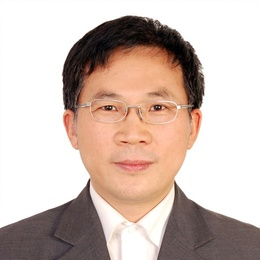
%> input picture DataProc/temp/songxm1.jpg, 260 x 260 px, shrunk from 591 x 591 before the run
$ octave --eval "result = imgproc;"   (GNU Octave 9; MATLAB toolbox functions it lacks are replaced by stand-ins)
%> lines starting %> are read from the running program, lines starting %| are printed output that depends on the picture
function y = imgproc
img1=imread('songxm1.jpg');
%> img1 is the input picture: size 260x260x3 uint8; mean R, G, B 205.8, 187.9, 179.4
img1=rgb2gray(img1);
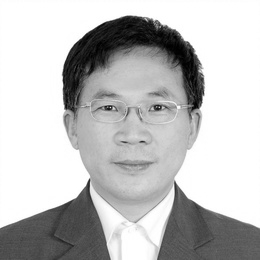
%> img1: size 260x260 uint8; min 0, max 255, mean 192.3
img2=imread('songxm1.jpg');
img2=rgb2gray(img2);
g=normxcorr2(img1,img2);
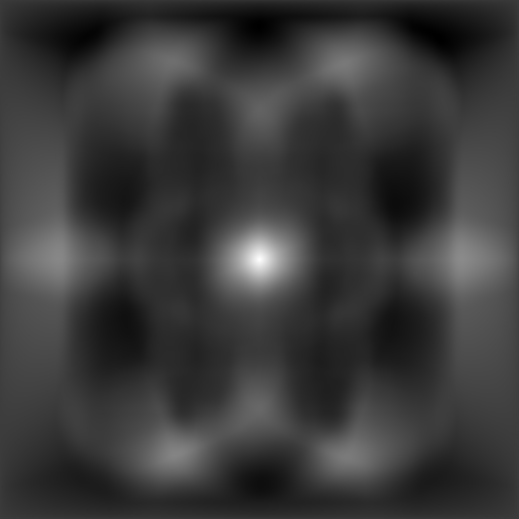
%> g: size 519x519 double; min -0.312, max 1, mean -0.0108; drawn with min black and max white


return
isCCD=1;
if isCCD
    load('img_data');
% [5 lines of commented-out code are left out]
else
    img=imread('songxm.jpg');
    img=rgb2gray(img);
end

%% img is grayscale
imshow(img,[])
pause(1)
hold on

imgSum=sum(img,1);
[s1,idx1]=min(diff(imgSum));
[s2,idx2]=max(diff(imgSum));


myY=get(gca,'ylim');
line([idx1,idx1],myY,'Color','r')
line([idx2,idx2],myY)

img(:,idx1:idx2)=0;
imshow(img,[])
pause(1)

isOTSU=1;
if isOTSU
    thresh=multithresh(img,2);
%     img=imquantize(img,thresh);
end


% top threshold

idx=img>thresh(2);
img(:,:)=0;
img(idx)=1;

contour(img)
imshow(img,[])
pause(1)
% median filter
img = medfilt2(img);


imshow(img,[])
pause(1)
img=bwareaopen(img,50);
imshow(img,[])
pause(1)


img=bwmorph(img,'clean');
imshow(img,[])
pause(1)

img=bwmorph(img,'fill');
imshow(img,[])
pause(1)


%
% img=imclearborder(img);
% imshow(img,[])
% pause(1)

%% morphology
isMorphology=1;

% se=offsetstrel('ball',5,6);
se=strel('disk',5);


for i=1:1

if isMorphology
    imgOPEN=imopen(img,se);
    imgCLOSE=imclose(img,se);

    img=(imgOPEN+imgCLOSE)/2;
end
imshow(img,[])
drawnow
pause(0.1)

end


% [10 lines of commented-out code are left out]

C = contourc(double(img),[1 1]); %limiter contour
m=C(2,1);

C(:,1)=[];

x = C(1,1:m);
y = C(2,1:m);

% [6 lines of commented-out code are left out]
[minY,idx]=min(y);

x=circshift(x,idx,2);

y=circshift(y,idx,2);


%%
windowWidth = 31;
polynomialOrder = 2;
overlap=20;
x(end+1:end+overlap)=x(1:overlap);
y(end+1:end+overlap)=y(1:overlap);
x1 = sgolayfilt(x, polynomialOrder, windowWidth); % Curvefit of the discrete points in Img
y1 = sgolayfilt(y, polynomialOrder, windowWidth);

% x2=smooth(x,windowWidth,'sgolay');
% y2=smooth(y,windowWidth,'sgolay');
% x3=smooth(x,windowWidth,'lowess');
% y3=smooth(y,windowWidth,'lowess');
% x4=smooth(x,windowWidth,'rlowess');
% y4=smooth(y,windowWidth,'rlowess');
% x5=smooth(x,windowWidth,'rloess');
% y5=smooth(y,windowWidth,'rloess');
%
%
%
% figure;hold on;plot(x1,'.r');plot(x2,'.b');plot(x3,'.m');plot(x4,'.g');plot(x5,'.c')
% figure;hold on;plot(y1,'.r');plot(y2,'.b');plot(y3,'.m');plot(y4,'.g');plot(y5,'.c')
%
%
% figure;hold on;plot(y,'.r');plot(y1,'.b');plot(y2,'.b')

boundx=x1(1+overlap/2:end-overlap/2);
boundy=y1(1+overlap/2:end-overlap/2);
hold on
plot(boundx,boundy,'.r')


return

for i=1:100
img=imdilate(img,se);
imshow(img,[])
drawnow
pause(0.1)
end


%% ultimate erosion
BW2=bwulterode(img);
imshow(BW2,[])
pause(1)


% CC = bwconncomp(img,4);
%


kernel=[1 1 1;1 1 1;1 1 1]/9;
for i=1:1
img=conv2(img,kernel,'same');
end

%% morphology
isMorphology=1;
if isMorphology
    se=offsetstrel('ball',5,6);
    imgOPEN=imopen(img,se);
    imgCLOSE=imclose(img,se);

    img=(imgOPEN+imgCLOSE)/2;
end
imshow(img,[])
pause(1)

%% sobel method
kernel = [1 2 1; 0 0 0; -1 -2 -1];


for i=1:1
    imgH=conv2(img,kernel,'same');
    imgV=conv2(img,kernel','same');
    img=sqrt(imgH.*imgH + imgV.*imgV)/sqrt(2);
end

imshow(img,[])
pause(1)


ind=img>20;
img(ind)=1;
img(~ind)=0;
imshow(img,[])
CC=bwconncomp(img,8);
stats=regionprops(CC,'Perimeter','PixelIdxList');
hold on
img(:)=0;

myPerimeter=cat(1,stats.Perimeter);
[maxL,idx]=sort(myPerimeter,'descend');
img(stats(idx(1)).PixelIdxList)=1;
img(stats(idx(2)).PixelIdxList)=1;
img(stats(idx(3)).PixelIdxList)=1;

imshow(img,[])
pause(1)

isOTHER=0;
if isOTHER
    [imgLOG,thresh]=edge(img,'log',[],2.3);
    imshow(imgLOG)

    imgWater=watershed(imgLOG,8);
    imshow(imgWater)

    k=graythresh(img/256);

    imgOTSU=im2bw(img,k);

    imshow(imgOTSU,[])
end


return

kernal=[1 1 1;1 -8 1;1 1 1];
img=conv2(img,kernel,'same');
image(img)
return

%%%%%%%%%%%%%%%%%%%%%%%%%%%%%%%%%%%%%%%%%%%%%%%%%%%%%%%%%%%%%%%%%%%%%%%%%%%%%%%%%%%%%%%%%%5
return

% figure;imshow(img,[])

% image(img)
if 0
    kernal=[1 1 1;1 -8 1;1 1 1];
        img=conv2(img,kernel,'same');
    image(img)
    return

end

% figure;imshow(img,[])
%
%
% img=imread('songxm.jpg');
% image(img)
if 1
    kernal=[1 1 1;1 -8 1;1 1 1];
    for i=1:3
%         img(:,:,i)=conv2(img(:,:,i),kernal,'same');
        img(:,:,i)=conv2(img(:,:,i),kernal,'same');
    end
    image(img)
end
%% sobel method
kernal = [1 2 1; 0 0 0; -1 -2 -1];
for i=1:3
    imgH=conv2(img(:,:,i),kernal,'same');
    imgV=conv2(img(:,:,i),kernal','same');
    img(:,:,i)=sqrt(imgH.*imgH + imgV.*imgV)/sqrt(2);
end
image(img)
end
%> (the run ends here)

$ run again, with DataProc/temp/songxm2.JPG copied over DataProc/temp/songxm1.jpg
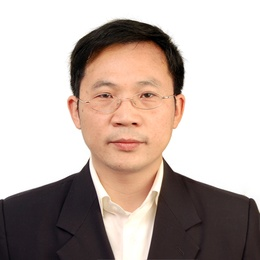
%> input picture DataProc/temp/songxm2.JPG, 260 x 260 px, shrunk from 591 x 591 before the run
%> in imgproc, img1 is the input picture: size 260x260x3 uint8; mean R, G, B 188.5, 174.3, 167.6
%> in imgproc, `img1=rgb2gray(img1);`:
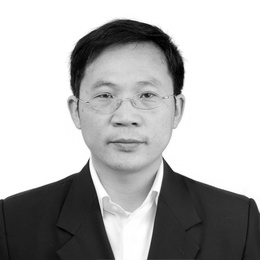
%> img1: size 260x260 uint8; min 0, max 255, mean 177.8
%> in imgproc, `g=normxcorr2(img1,img2);`:
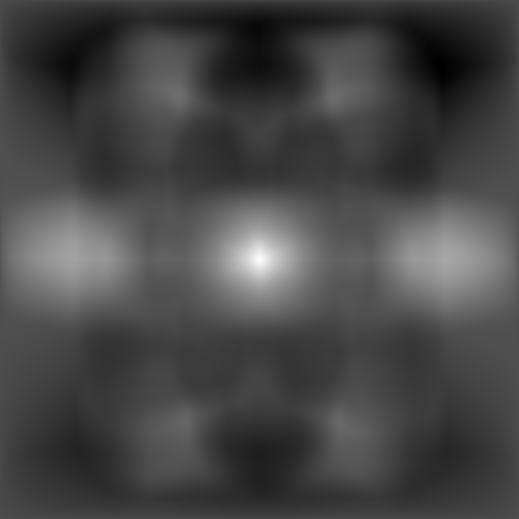
%> g: size 519x519 double; min -0.439, max 1, mean -0.0367; drawn with min black and max white
